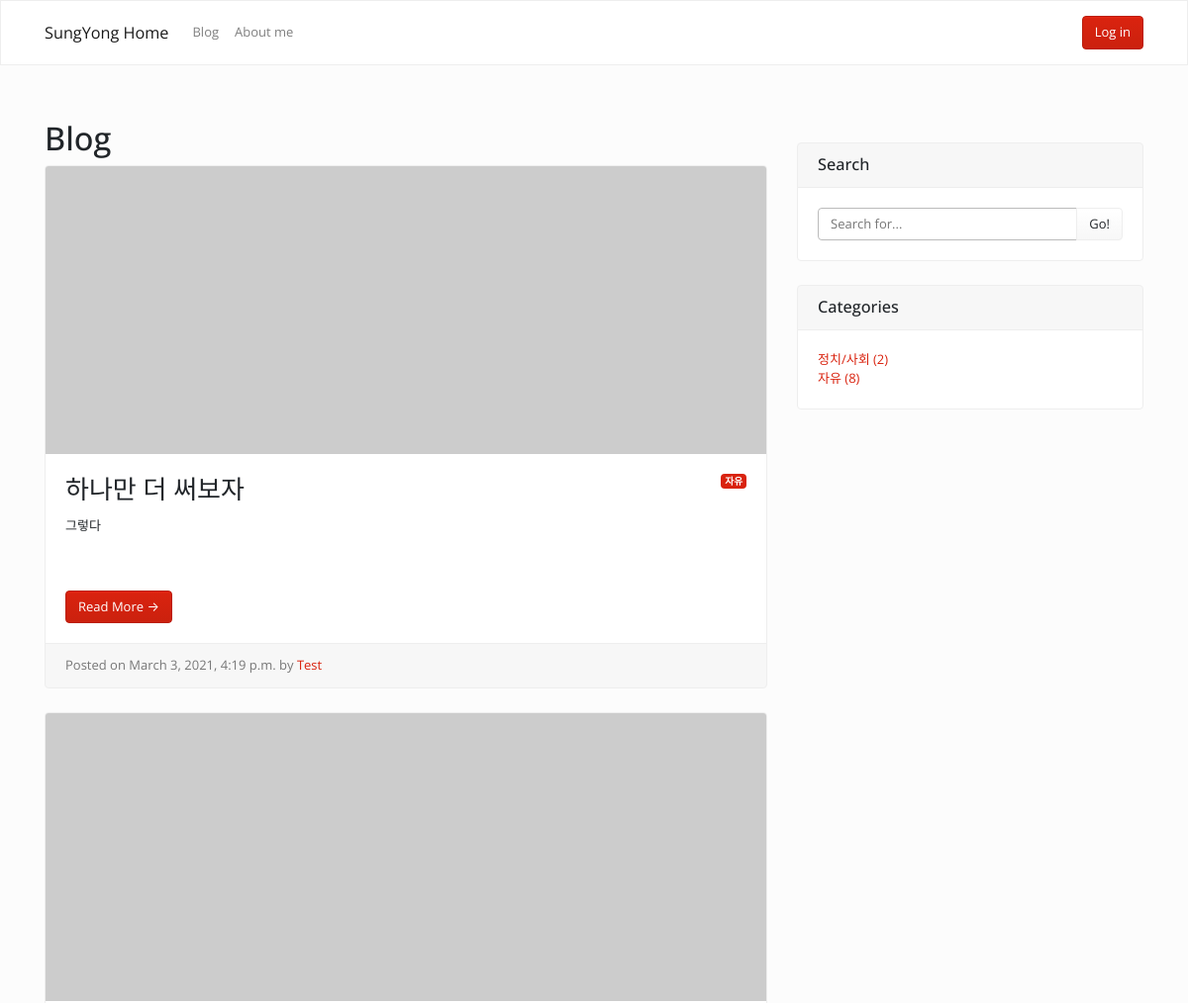
The page /blog/ (upper part) on the database as committed earlier.
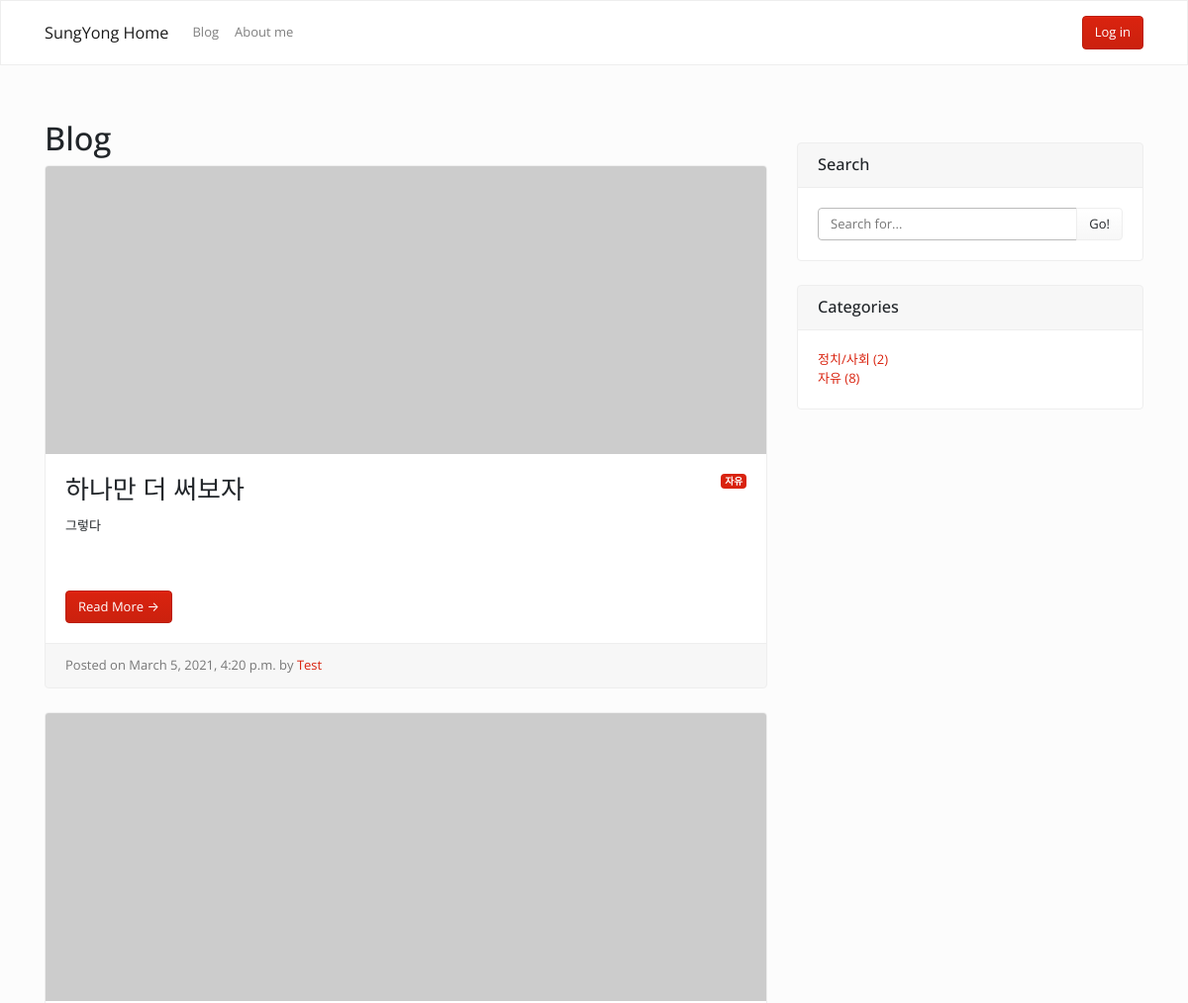
The same page on the database as committed later.
### blog/models.py (models this page shows, shortened)
class Post(models.Model):
    title = models.CharField(max_length=30)
    content = MarkdownxField()
    image = models.ImageField(upload_to='blog/%Y/%m/%d/', blank=True)
    created = models.DateTimeField(auto_now=True)
    author = models.ForeignKey(User, on_delete=models.CASCADE)
    category = models.ForeignKey(Category, blank=True, null=True, on_delete=models.SET_NULL)
    tags = models.ManyToManyField(Tag, blank=True)
    class Meta:
        ordering = ['-created',]
    def get_absolute_url(self):
        return '/blog/{}/'.format(self.pk)

### blog/views.py (the view)
# urls.py: path('', views.PostList.as_view()),
class PostList(ListView):
    model = Post
    paginate_by = 5
    def get_context_data(self, *, object_list=None, **kwargs):
        context = super(PostList, self).get_context_data(**kwargs)
        context['category_list'] = Category.objects.all()
        context['posts_without_category'] = Post.objects.filter(category=None).count()
        return context

### blog/models.py (called while the page is built)
    def get_absolute_url(self):
        return '/blog/category/{}/'.format(self.slug)

### blog/templates/blog/post_list.html (shortened to what this page needs)
{% extends 'blog/base.html' %}
{% block content %}
<h1 id="blog-list-title">
    Blog
</h1>
{% if object_list.exists %}
{% for p in object_list %}
<div class="card mb-4" id="post-card-{{ p.pk }}">
    {% if p.image %}
    <img class="card-img-top" src="{{p.image.url}}" alt="Card image cap">
    {% else %}
    <img class="card-img-top" src="https://picsum.photos/750/300" alt="Card image cap">
    {% endif %}
    <div class="card-body">
        {% if p.category %}
        <span class="badge badge-primary float-right">{{ p.category }}</span>
        {% else %}
        <span class="badge badge-primary float-right">자유</span>
        {% endif %}
        <h2 class="card-title">{{ p.title }}</h2>
        <p class="card-text">{{ p.content | truncatewords:50}}</p>
        <br/>
        <br/>
        <a href="{{p.get_absolute_url}}" class="btn btn-primary" id="read-more-post-{{p.pk}}">Read More &rarr;</a>
    </div>
    <div class="card-footer text-muted">
        Posted on {{p.created}} by
        <a href="#">{{ p.author }}</a>
    </div>
</div>
{% endfor %}
{% else %}
<h3>아직 게시물이 없습니다. </h3>
{% endif %}
{% endblock %}

Rows that differ between the two databases and show on the page:
changed Post "하나만 더 써보자": created "March 3, 2021, 4:19 p.m." → "March 5, 2021, 4:20 p.m."
